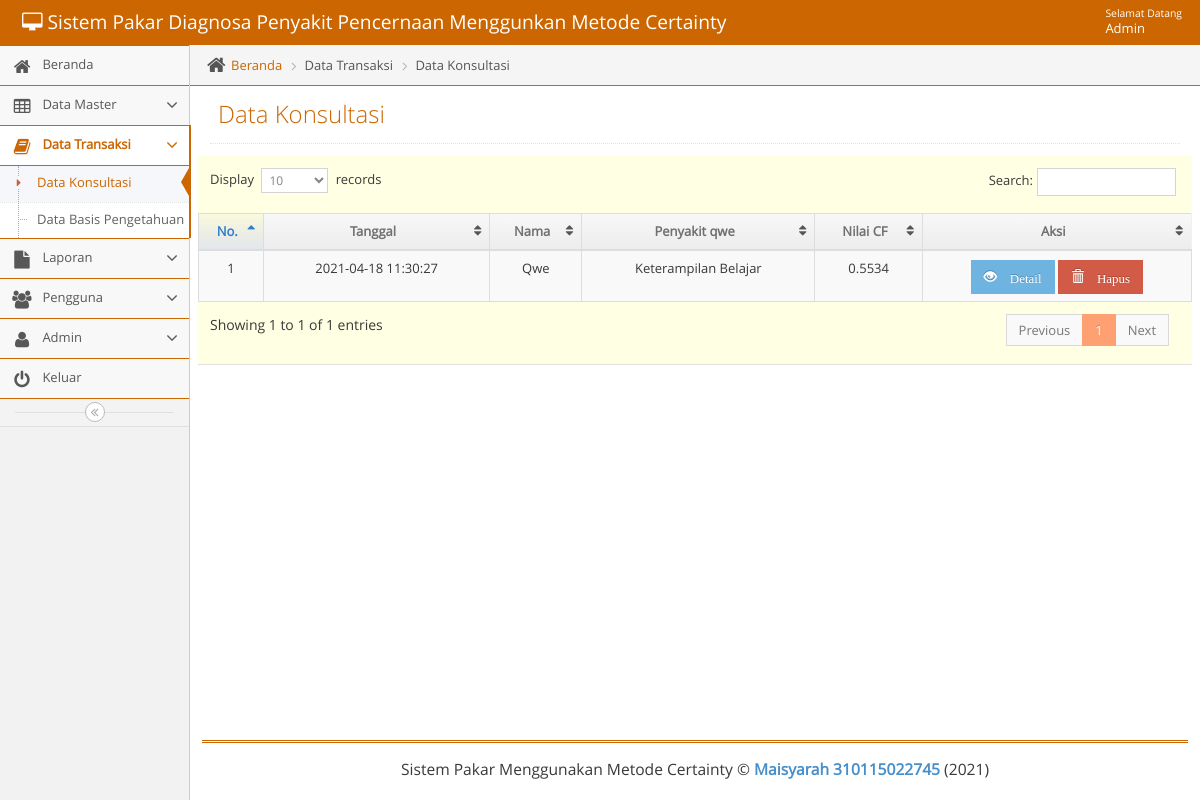
/admin/adminmainapp.php?unit=konsultasi_unit&act=datagrid (signed in), run on an earlier commit of the app's database.
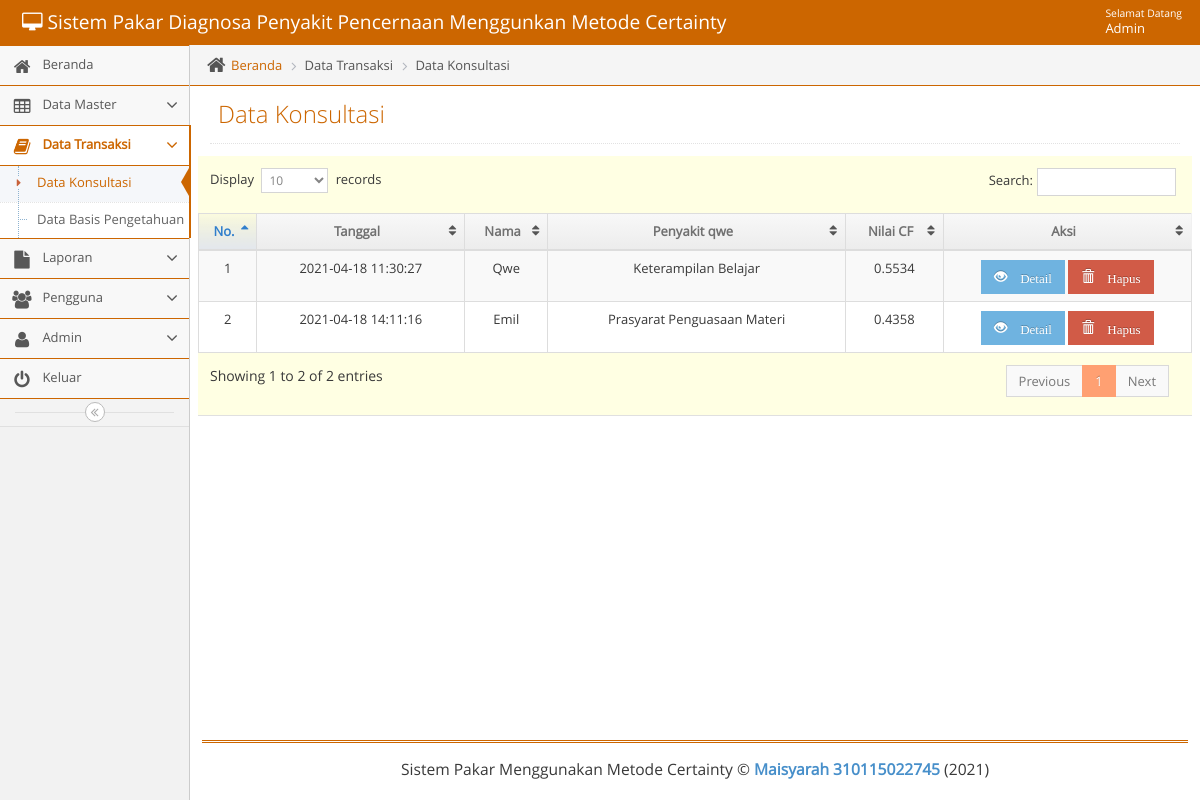
And on a later commit of the database.
### tables this page shows
CREATE TABLE `t_hasil` (
  `kode_hasil` int(11) NOT NULL,
  `bidang_masalah` text NOT NULL,
  `item_masalah` text NOT NULL,
  `nilai_cf` varchar(16) NOT NULL,
  `tanggal` datetime NOT NULL,
  `hasil_id` varchar(11) NOT NULL,
  `kode_siswa` varchar(11) NOT NULL
);

CREATE TABLE `t_siswa` (
  `id_siswa` int(11) NOT NULL,
  `nama_siswa` varchar(100) NOT NULL,
  `jenis_kelamin` enum('Laki-laki','Perempuan') NOT NULL,
  `kelas` varchar(10) NOT NULL,
  `kode_siswa` varchar(11) NOT NULL
);

CREATE TABLE `t_bidang_masalah` (
  `id_bidang_masalah` int(11) NOT NULL,
  `kode_bidang_masalah` varchar(5) NOT NULL,
  `nama_bidang_masalah` varchar(500) NOT NULL
);

### admin/unit/konsultasi_unit.php (the view, shortened to what this page needs)
<?php
$act = $_GET['act'];
switch($act){
    case "datagrid":
        ?>
<?php
include("../admin/leftbar.php");
?>
			<div class="main-content">
				<div class="main-content-inner">
					<div class="breadcrumbs ace-save-state" id="breadcrumbs">
						<ul class="breadcrumb">
							<li>
								<i class="ace-icon fa fa-home home-icon"></i>
								<a href="adminmainapp.php?unit=dashboard">Beranda</a>
							</li>
              <li>Data Transaksi</li>
							<li>Data Konsultasi</li>
						</ul>
					</div>
					<div class="page-content">
						<div class="page-header">
							<h1>Data Konsultasi</h1>
						</div>
						<div class="row">
							<div class="col-xs-12">
								<div class="row">
                  <div class="box box-primary">
                    <div class="box-body table-responsive padding">
                      <table id="datatable" class="table table-striped table-bordered table-hover">
                        <thead>
                          <tr>
                            <th style="text-align: center">No.</th>
                            <th style="text-align: center">Tanggal</th>
                            <th style="text-align: center">Nama</th>
                            <th style="text-align: center">Penyakit qwe</th>
                            <th style="text-align: center">Nilai CF</th>
                            <th style="text-align: center">Aksi</th>
                          </tr>
                        </thead>
                        <tbody>
                         <?php $no=1;
                          $qdatagrid ="  SELECT
                           t_hasil.kode_hasil, t_hasil.tanggal, t_hasil.nilai_cf, t_hasil.hasil_id,
						   t_bidang_masalah.kode_bidang_masalah, t_bidang_masalah.nama_bidang_masalah,
						   t_siswa.kode_siswa, t_siswa.nama_siswa
                            FROM
                                t_hasil
                                    JOIN t_bidang_masalah ON t_hasil.hasil_id = t_bidang_masalah.kode_bidang_masalah
									JOIN t_siswa ON t_hasil.kode_siswa = t_siswa.kode_siswa";
                            $rdatagrid = mysqli_query($mysqli, $qdatagrid);
                            while($ddatagrid=mysqli_fetch_assoc($rdatagrid)) {
                                echo "
                                <tr>
                                     <td style= text-align:center>$no</td>
                                     <td style= text-align:center>$ddatagrid[tanggal]</td>
                                     <td style= text-align:center>".ucwords("$ddatagrid[nama_siswa]")."</td>
                                     <td style= text-align:center>$ddatagrid[nama_bidang_masalah]</td>
                                     <td style= text-align:center>$ddatagrid[nilai_cf]</td>
                                     <td style=text-align:center>
                                         <a href=?unit=konsultasi_unit&act=update&kd_hasil=$ddatagrid[kd_hasil] class='btn btn-sm btn-info glyphicon glyphicon-eye-open' > Detail</a>
                                         <a href=?unit=konsultasi_unit&act=delete&kd_hasil=$ddatagrid[kd_hasil] class='btn btn-sm btn-danger glyphicon glyphicon-trash' onclick='return confirm(\"Yakin Akan Menghapus Data?\")'> Hapus</a>
                                     </td>
                                </tr>
                                ";
                                $no++;
                             }
                             ?>
                        </tbody>
                      </table>
                    </div>
                  </div>
								</div>
							</div>
						</div>
					</div>
				</div>
			</div>
		<?php
            include("../admin/footer.php");
            ?>
	</body>
</html>
 <?php
        break;
            ?>
  <?php
}

### admin/head.php (shortened to what this page needs)
<?php error_reporting(0);
$page=$_REQUEST['unit'];
$act1=$_REQUEST['act'];
$active='class="active"';
$open='class="active open"';
?>
<!DOCTYPE html>
<html lang="en">
    <head>
        <link rel="stylesheet" href="../css/backend/css/bootstrap.min.css" />
        <link rel="stylesheet" href="../css/backend/font-awesome/4.5.0/css/font-awesome.min.css" />
        <link rel="stylesheet" href="../css/backend/css/ace.min.css" class="ace-main-stylesheet" id="main-ace-style" />
        <link rel="stylesheet" href="../css/backend/css/ace-skins.min.css" />
        <link rel="stylesheet" href="../css/backend/css/ace-rtl.min.css" />
		<link rel='stylesheet prefetch' href='../css/tentang/style.css'>
    </head>

### admin/navbar.php (shortened to what this page needs)
<body class="no-skin">
        <?php
        require_once '../lib/koneksi.php';
        if ($_SESSION['status'] == 'Admin') {
          $qupdate = "SELECT * FROM  t_admin WHERE nama_pengguna = '".$_SESSION['nm_pengguna']."'";
         $rupdate = mysqli_query($mysqli, $qupdate);
         $dupdate = mysqli_fetch_assoc($rupdate);
        }
        else {
          $qupdate = "SELECT * FROM  t_user WHERE nama_pengguna = '".$_SESSION['nm_pengguna']."'";
          $rupdate = mysqli_query($mysqli, $qupdate);
          $dupdate = mysqli_fetch_assoc($rupdate);
        }
        ?>
        <div id="navbar" class="navbar navbar-default ace-save-state">
            <div class="navbar-container ace-save-state" id="navbar-container">
            <div class="navbar-header pull-left">
                <a href="adminmainapp.php?unit=dashboard" class="navbar-brand"><small><i class="fa fa-desktop"></i> Sistem Pakar Diagnosa Penyakit Pencernaan Menggunkan Metode Certainty </small></a>
            </div>
            <div class="navbar-buttons navbar-header pull-right" role="navigation">
              <ul class="nav ace-nav">
                <li class="light-blue dropdown-modal">
                  <a data-toggle="dropdown" href="#" class="dropdown-toggle">
                    <span class="user-info"><small>Selamat Datang</small>  <?php echo ucwords($dupdate['nama']); ?></span>
                  </a>
                </li>
              </ul>
            </div>
        </div>
    </div>

### admin/adminmainapp.php
<?php
   include("../admin/head.php");
?>
<?php
   include("../admin/navbar.php");
?>
<div class="main-container ace-save-state" id="main-container">
<?php
    require_once('content.php');
?>

### admin/content.php (shortened to what this page needs)
<?php
$unit = $_GET['unit'];
if($unit == "produk_unit") {
    require_once 'unit/produk_unit.php';
}
else if($unit == "dashboard") {
    require_once 'unit/dashboard.php';
}
else if($unit == "tentangbidangmasalah_unit") {
    require_once 'unit/tentangbidangmasalah_unit.php';
}
else if($unit == "p_dashboard") {
    require_once 'unit/p_dashboard.php';
}
else if($unit == "p_penyakit_unit") {
    require_once 'unit/p_penyakit_unit.php';
}
else if($unit == "p_cf_unit") {
    require_once 'unit/p_cf_unit.php';
}
else if($unit == "l_penyakit") {
    require_once 'unit/l_penyakit.php';
}
else if($unit == "penyakit_unit") {
    require_once 'unit/penyakit_unit.php';
}
else if($unit == "gejala_unit") {
    require_once 'unit/gejala_unit.php';
}
else if($unit == "dbp_unit") {
    require_once 'unit/dbp_unit.php';
}
else if($unit == "admin_unit") {
    require_once 'unit/admin_unit.php';
}
else if($unit == "pengguna_unit") {
    require_once 'unit/pengguna_unit.php';
}
else if($unit == "l_gejala") {
    require_once 'unit/l_gejala.php';
}
else if($unit == "l_dbp") {
    require_once 'unit/l_dbp.php';
}
else if($unit == "l_konsultasi_d") {
    require_once 'unit/l_konsultasi_d.php';
}
else if($unit == "konsultasi_unit") {
    require_once 'unit/konsultasi_unit.php';
}

### admin/leftbar.php (shortened to what this page needs)
<div id="sidebar" class="sidebar responsive ace-save-state">
  <ul class="nav nav-list" >
      <?php
                                  if ($_SESSION['status'] == "Admin"){
                                    ?>
    <li <?php if ($page=='dashboard') {echo $active;}?>>
        <a href="adminmainapp.php?unit=dashboard">
        <i class="menu-icon fa fa-home"></i>
        <span class="menu-text"> Beranda </span>
      </a>
    </li>
    <li  <?php if ($page=='penyakit_unit' or $page=='gejala_unit' or $page=='tentangbidangmasalah_unit') {echo $open;}?>>
      <a href="#" class="dropdown-toggle">
        <i class="menu-icon fa fa-table"></i>
        <span class="menu-text"> Data Master </span>
        <b class="arrow fa fa-angle-down"></b>
      </a>
    </li>
    <li  <?php if ($page=='dbp_unit' or $page=='konsultasi_unit') {echo $open;}?>>
      <a href="#" class="dropdown-toggle">
        <i class="menu-icon fa fa-book"></i>
        <span class="menu-text"> Data Transaksi </span>
        <b class="arrow fa fa-angle-down"></b>
      </a>
      <ul class="submenu">
        <li <?php if ($page=='konsultasi_unit' && $act1=='datagrid') {echo $active;}?>>
          <a href="adminmainapp.php?unit=konsultasi_unit&act=datagrid"><i class="menu-icon fa fa-caret-right"></i>Data Konsultasi</a>
		  <li <?php if ($page=='dbp_unit' && $act1=='datagrid') {echo $active;}?>>
          <a href="adminmainapp.php?unit=dbp_unit&act=datagrid"><i class="menu-icon fa fa-caret-right"></i>Data Basis Pengetahuan</a>
        </li>
		 </li>
      </ul>
    </li>
    <li <?php if ($page=='l_penyakit' or $page=='l_gejala' or $page=='l_dbp') {echo $open;}?>>
      <a href="#" class="dropdown-toggle">
        <i class="menu-icon fa fa-file"></i>
        <span class="menu-text"> Laporan </span>
        <b class="arrow fa fa-angle-down"></b>
      </a>
    </li>
    <li <?php if ($page=='pengguna_unit') {echo $open;}?>>
      <a href="#" class="dropdown-toggle">
        <i class="menu-icon fa fa-users"></i>
        <span class="menu-text"> Pengguna </span>
        <b class="arrow fa fa-angle-down"></b>
      </a>
    </li>
    <li <?php if ($page=='admin_unit') {echo $open;}?>>
      <a href="#" class="dropdown-toggle">
        <i class="menu-icon fa fa-user"></i>
        <span class="menu-text"> Admin </span>
        <b class="arrow fa fa-angle-down"></b>
      </a>
    </li>
     <?php
                                }
                                ?>
    <li>
        <a href="logout.php">
        <i class="menu-icon fa fa-power-off"></i>
        <span class="menu-text"> Keluar </span>
      </a>
    </li>
  </ul>
  <div class="sidebar-toggle sidebar-collapse" id="sidebar-collapse">
    <i id="sidebar-toggle-icon" class="ace-icon fa fa-angle-double-left ace-save-state" data-icon1="ace-icon fa fa-angle-double-left" data-icon2="ace-icon fa fa-angle-double-right"></i>
  </div>
</div>

### admin/footer.php (shortened to what this page needs)
  <div class="space-20"></div>
  <div class="footer">
    <div class="footer-inner">
      <div class="footer-content">
        <span class="bigger-120">
          Sistem Pakar  Menggunakan Metode Certainty
		  &copy; <span class="blue bolder">Maisyarah 310115022745</span> (<?= date("Y") ?>)
        </span>
      </div>
    </div>
  </div>
</div>

### css/tentang/style.css (style rules this page uses)
html { font-family:sans-serif; -ms-text-size-adjust:100%; -webkit-text-size-adjust:100% }
body { margin:0 }
a { background-color:transparent }
b,strong { font-weight:700 }
h1 { font-size:2em; margin:.67em 0 }
small { font-size:80% }
table { border-collapse:collapse; border-spacing:0 }
td,th { padding:0 }
.border-box,article,body,code,dd,div,dl,dt,fieldset,footer,form,header,html,input[type=email],input[type=password],input[type=tel],input[type=text],input[type=url],li,main,ol,p,pre,section,textarea,ul { box-sizing:border-box }

What changed in the data, as far as the page shows it:
now on this page (row edited): t_hasil: tanggal "2021-04-18 14:11:16", t_siswa.nama_siswa "Emil", t_bidang_masalah.nama_bidang_masalah "Prasyarat Penguasaan Materi", nilai_cf "0.4358"
Also different on the page:
text written by a page script: "Display records Search: Showing 1 to 1 of 1 entries Previous 1 Next" → "Display records Search: Showing 1 to 2 of 2 entries Previous 1 Next"
